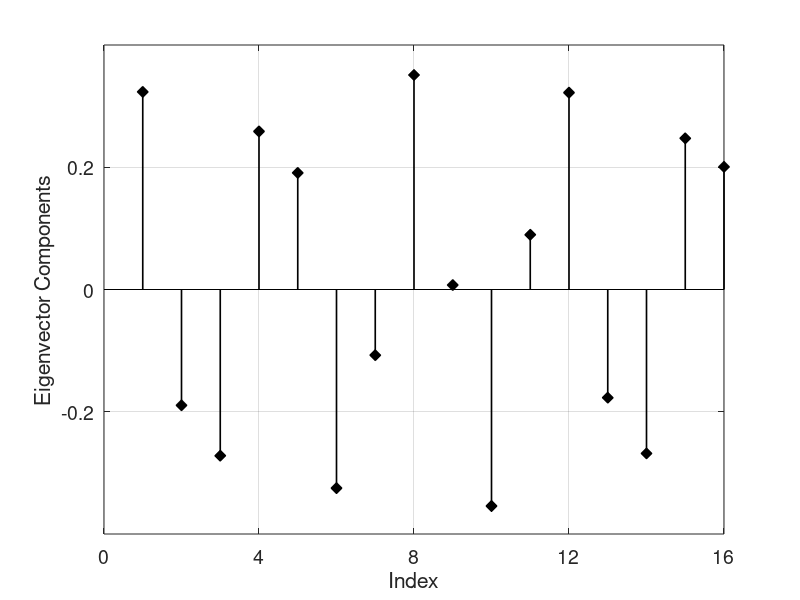

Write MATLAB code to recreate this figure. (Note: this script raises an error after producing the figure.)
clear
clc

N_400 = load('eigenvector_70.mat')

figure(1)
% plot(N_400.V(:,end),'kd-','MarkerSize',8,'MarkerFaceColor','k','LineWidth',1.2)
stem(N_400.V(:,end),'kd-','MarkerSize',8,'MarkerFaceColor','k','LineWidth',1.2)

xlabel('Index','FontSize',14)
ylabel('Eigenvector Components','FontSize',14)
axis([0 16 -0.4 0.4])
set(gca,'FontSize',14)
grid on

xticks(0:4:16)
yticks(-0.2:0.2:0.8)

fig = gcf;
fig.PaperPositionMode = 'auto';
print('EigenVector_ConpDemo','-dtiff','-r800')